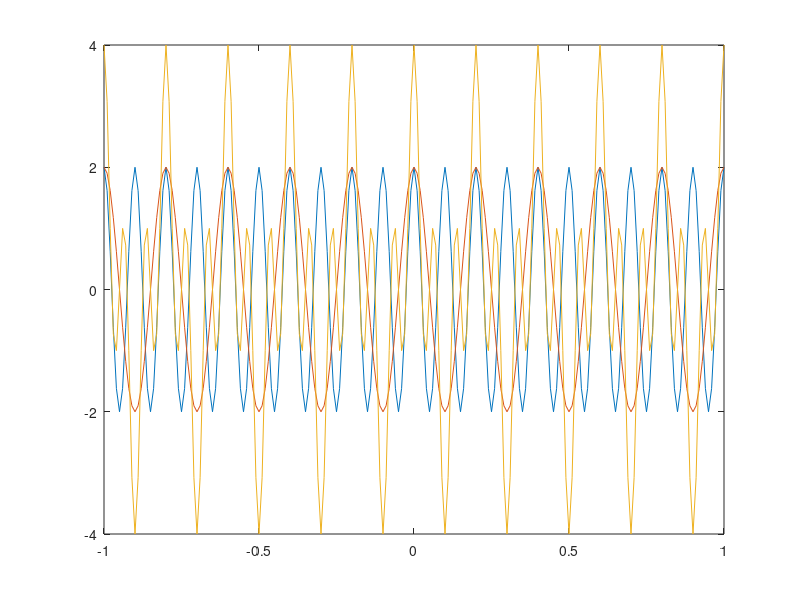
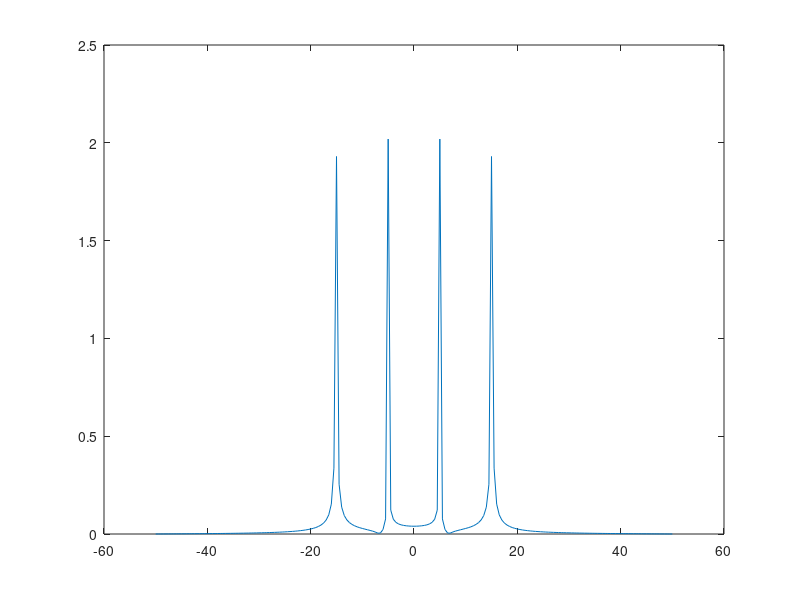

Reproduce these figures in MATLAB, in order.
close all

dt=0.01;

t=-1:dt:1;
M=size(t);
M=M(2);

u=linspace(-1/(2*dt),1/(2*dt),M);

f1=10;
f2=5;

s1=2*cos(2*pi*f1*t);
s2=2*cos(2*pi*f2*t);

s=s1.*s2;

figure(1)
plot(t,s1,t,s2,t,s)

figure(2)
plot(u,abs(fftshift(fft(s))/(M/2)))
